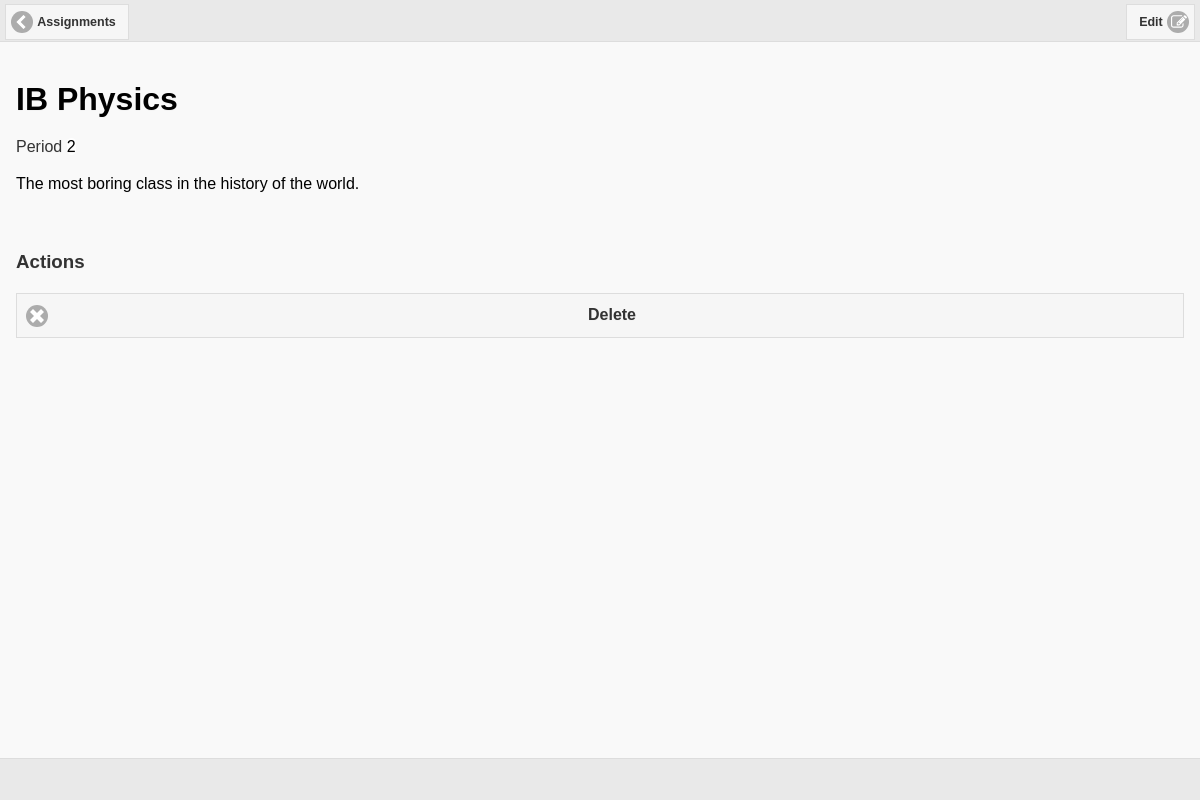
Page /courses/1/ (signed in) on the committed database.
### planda/models.py (models this page shows, shortened)
class Course(models.Model):
    user = models.ForeignKey(User)
    name = models.CharField(max_length=100)
    description = models.CharField(max_length=500, null=True)
    period = models.IntegerField(max_length=3, null=True)

### planda/views.py (the view)
# urls.py: url(r'^courses/(?P<course_id>[0-9]+)/$', views.course_detail, name='course_detail'),
def course_detail(request, course_id):
    try:
        course = Course.objects.get(id=course_id)
        if request.user != course.user:
            raise Http404
        context = {
            'course': course,
        }
        return render(request, 'planda/single_course.html', context)
    except Course.DoesNotExist:
        raise Http404

### planda/templates/planda/single_course.html (shortened to what this page needs)
{% extends "planda/base.html" %}
{% block page_id %}auth_home{% endblock %}
{% block header_text %}
    <a href="{% url 'planda:courses' %}" class="ui-btn-left ui-btn ui-btn-icon-left ui-icon-carat-l" data-transition="slide" data-direction="reverse">Assignments</a>
    <a href="#" class="ui-btn-right ui-btn ui-btn-icon-right ui-icon-edit" id="toggle-editable">Edit</a>
{% endblock %}
{% block main_content %}
    <div id="course-detail">
        <h1 style="margin-bottom: 0px;"><a class="editable" href="#" data-type="text" data-title="Course Name" data-pk="{{ course.id }}" data-name="name" style="font-weight: bold;">{{ course.name }}</a></h1>
        <p>Period <a class="editable" href="#" data-type="number" data-title="Period" data-emptytext='Period' data-pk="{{ course.id }}" data-name="period">{{ course.period }}</a></p>
        <p><a class="editable" href="#" data-type="textarea" data-title="Course Description" data-emptytext='Description' data-pk="{{ course.id }}" data-name="description">{{ course.description }}</a></p>
    </div>
    <br>
    <h3>Actions</h3>
    <a href="/courses/delete/{{ course.id }}/" class="ui-btn ui-btn-icon-left ui-icon-delete">Delete</a>
{% endblock %}

### planda/static/planda/css/style.css (style rules this page uses)
.editable-click.editable-disabled, a.editable-click.editable-disabled, a.editable-click.editable-disabled:hover { color: #000000; font-weight: normal; }

### rows in the picture
Course: name "IB Physics", period "2", description "The most boring class in the history of the world."
